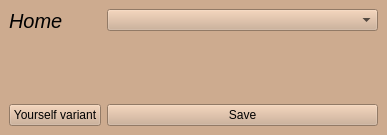
<?xml version="1.0" encoding="UTF-8"?>
<ui version="4.0">
 <class>add_to_vocab</class>
 <widget class="QMainWindow" name="add_to_vocab">
  <property name="geometry">
   <rect>
    <x>0</x>
    <y>0</y>
    <width>387</width>
    <height>135</height>
   </rect>
  </property>
  <property name="windowTitle">
   <string>MainWindow</string>
  </property>
  <property name="styleSheet">
   <string notr="true">background-color: rgb(205, 171, 143);</string>
  </property>
  <widget class="QWidget" name="centralwidget">
   <layout class="QFormLayout" name="formLayout">
    <item row="0" column="0">
     <widget class="QLabel" name="label">
      <property name="font">
       <font>
        <pointsize>15</pointsize>
        <italic>true</italic>
       </font>
      </property>
      <property name="styleSheet">
       <string notr="true"/>
      </property>
      <property name="text">
       <string>Home</string>
      </property>
     </widget>
    </item>
    <item row="0" column="1">
     <widget class="QComboBox" name="comboBox"/>
    </item>
    <item row="2" column="0">
     <widget class="QPushButton" name="push_button_my_variant">
      <property name="text">
       <string>Yourself variant</string>
      </property>
     </widget>
    </item>
    <item row="2" column="1">
     <widget class="QPushButton" name="push_button_save">
      <property name="text">
       <string>Save</string>
      </property>
     </widget>
    </item>
    <item row="1" column="1">
     <spacer name="verticalSpacer">
      <property name="orientation">
       <enum>Qt::Vertical</enum>
      </property>
      <property name="sizeHint" stdset="0">
       <size>
        <width>20</width>
        <height>40</height>
       </size>
      </property>
     </spacer>
    </item>
   </layout>
  </widget>
 </widget>
 <resources/>
 <connections/>
</ui>
